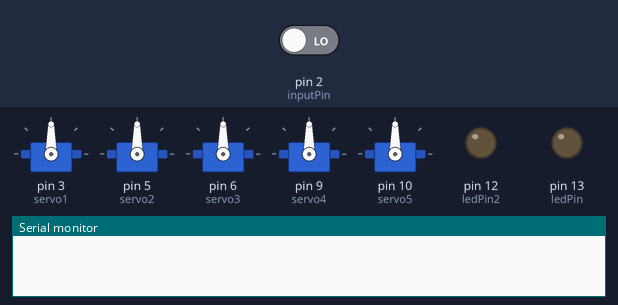
Bench run of a sketch on a simulated Arduino Uno, built with avr-gcc and run on an emulated ATmega328P. On the bench: 5 × servo, output pins drawn as LEDs (lit = HIGH), the last lines printed to the serial monitor. Inputs (shaded band) come from the test bench; at power-on: pin 2 (inputPin) LOW.

Above: at 3.8 s.
3.9 s: pin 2 (inputPin) driven HIGH
At 4.7 s:
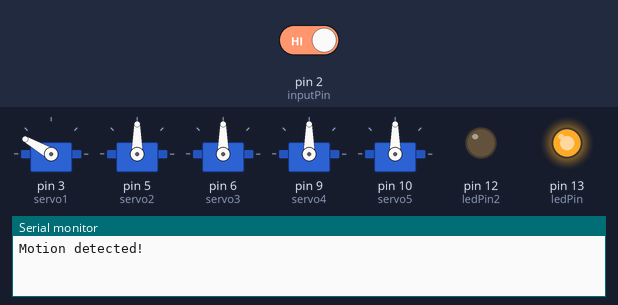
At 8.2 s:
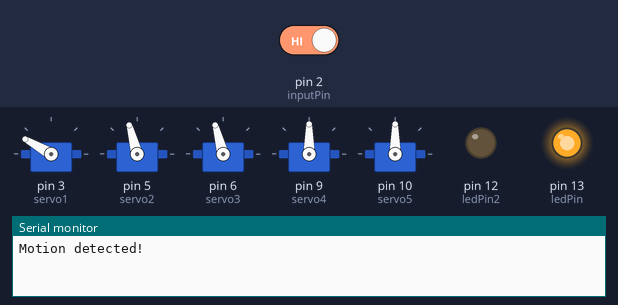
12.3 s: pin 2 (inputPin) driven LOW
At 14.8 s:
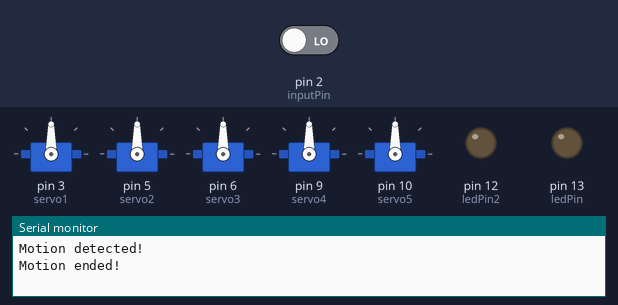
Timing chart, 0 to 16.3 s (numbered marks = the images above; inputs shaded):
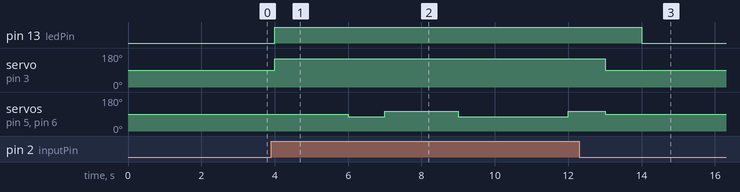

Measured:
- after the input at 3.9 s, pin 13 (ledPin): LOW → HIGH after 0.10 s; servo on pin 3 (servo1): 90° → 150° after 0.10 s; servo on pin 5 (servo2), servo on pin 6 (servo3): 90° → 75° after 2.1 s, → 105° 1.0 s later, → 75° 2.0 s later, → 105° 3.0 s later
- after the input at 12.3 s, pin 13 (ledPin): HIGH → LOW after 1.7 s

The sketch:

The_Doorman.ino
```cpp
/// The Doorman ///

////
    #include <Servo.h>

    const int servo1 = 3;
    const int servo2 = 5;
    const int servo3 = 6;
    const int servo4 = 9;
    const int servo5 = 10;

    int servoVal;

    Servo myservo1;
    Servo myservo2;
    Servo myservo3;
    Servo myservo4;
    Servo myservo5;

////
    int ledPin = 13;                // choose the pin for the LED
    int ledPin2 = 12;
    int inputPin = 2;               // choose the input pin (for PIR sensor)
    int pirState = LOW;             // we start, assuming no motion detected
    int val = 0;                    // variable for reading the pin status
////
    void setup() {

      myservo1.attach(servo1);
      myservo2.attach(servo2);  // attaches the servo
      myservo3.attach(servo3);  // attaches the servo
      myservo4.attach(servo4);  // attaches the servo
      myservo5.attach(servo5);  // attaches the servo

      pinMode(13, OUTPUT);
      pinMode(12, OUTPUT);
      pinMode(ledPin, OUTPUT);      // declare LED as output
      pinMode(inputPin, INPUT);     // declare sensor as input

      Serial.begin(9600);
    }

    void loop(){

/////// ALIGNMENT ///////

         myservo1.write(90);
         myservo2.write(90);
         myservo3.write(90);
         myservo4.write(90);
         myservo5.write(90);


      delay(1000);
////
      val = digitalRead(inputPin);  // read input value
      if (val == HIGH) {            // check if the input is HIGH
        digitalWrite(ledPin, HIGH);  // turn LED ON
        if (pirState == LOW) {
          // we have just turned on
          Serial.println("Motion detected!");
          // We only want to print on the output change, not state
          pirState = HIGH;

/////////////// FIRST MOVEMENT /////////

         myservo1.write(150);  // OPEN EYES
         delay(2000);          // Wait 5 seconds
         myservo2.write(75);  // TURN EYE 1 LEFT
         myservo3.write(75);  // TURN EYE 2 LEFT

         delay(1000);

////////////// SECOND MOVEMENT //////////

         myservo2.write(105);  // TURN EYE 1 RIGHT
         myservo3.write(105);  // TURN EYE 2 RIGHT

         delay(1000);

/////////////// THIRD MOVEMENT /////////

         myservo2.write(105);  // TURN EYE 1 LEFT
         myservo3.write(105);  // TURN EYE 2 LEFT

         delay(1000);

////////////// FOURTH MOVEMENT //////////

         myservo2.write(75);  // TURN EYE 1 RIGHT
         myservo3.write(75);  // TURN EYE 2 RIGHT

         delay(2000);

////////////// FIFTH MOVEMENT //////////

         myservo2.write(75);  // TURN EYE 1 LEFT
         myservo3.write(75);  // TURN EYE 2 LEFT

         delay(1000);

////////////// SIXTH MOVEMENT //////////

         myservo2.write(105);  // TURN EYE 1 RIGHT
         myservo3.write(105);  // TURN EYE 2 RIGHT

         delay(1000);

        }
      } else {
        digitalWrite(ledPin, LOW); // turn LED OFF
        if (pirState == HIGH){
          // we have just turned of
          Serial.println("Motion ended!");
          // We only want to print on the output change, not state
          pirState = LOW;

         delay(3000);

         myservo1.write(90);   // CLOSE EYES

         delay(1000);          // Wait 1 second

        }
      }
    }
```
